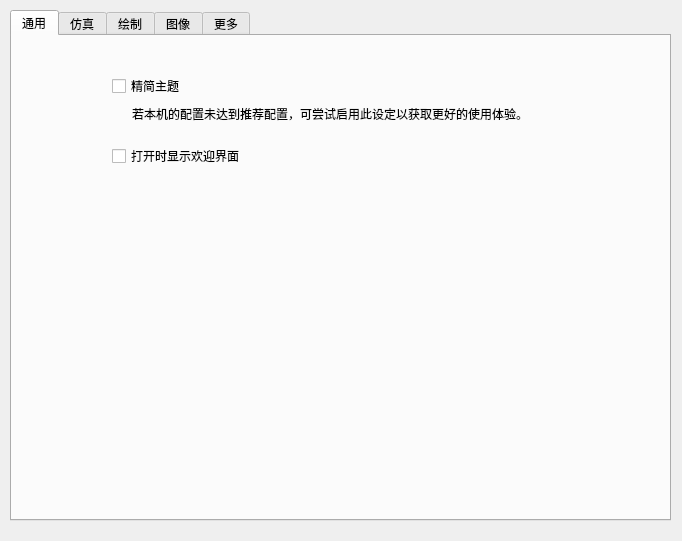
<?xml version="1.0" encoding="UTF-8"?>
<ui version="4.0">
 <class>STPreferences</class>
 <widget class="QMainWindow" name="STPreferences">
  <property name="geometry">
   <rect>
    <x>0</x>
    <y>0</y>
    <width>682</width>
    <height>541</height>
   </rect>
  </property>
  <property name="windowTitle">
   <string>偏好设置</string>
  </property>
  <widget class="QWidget" name="centralwidget">
   <widget class="QTabWidget" name="tabWidget">
    <property name="geometry">
     <rect>
      <x>10</x>
      <y>10</y>
      <width>661</width>
      <height>511</height>
     </rect>
    </property>
    <property name="currentIndex">
     <number>0</number>
    </property>
    <widget class="QWidget" name="widget">
     <attribute name="title">
      <string>通用</string>
     </attribute>
     <widget class="QCheckBox" name="checkBox">
      <property name="geometry">
       <rect>
        <x>100</x>
        <y>40</y>
        <width>471</width>
        <height>20</height>
       </rect>
      </property>
      <property name="text">
       <string>精简主题</string>
      </property>
     </widget>
     <widget class="QLabel" name="label_2">
      <property name="geometry">
       <rect>
        <x>120</x>
        <y>70</y>
        <width>441</width>
        <height>16</height>
       </rect>
      </property>
      <property name="text">
       <string>若本机的配置未达到推荐配置，可尝试启用此设定以获取更好的使用体验。</string>
      </property>
     </widget>
     <widget class="QCheckBox" name="checkBox_2">
      <property name="geometry">
       <rect>
        <x>100</x>
        <y>110</y>
        <width>471</width>
        <height>20</height>
       </rect>
      </property>
      <property name="text">
       <string>打开时显示欢迎界面</string>
      </property>
     </widget>
    </widget>
    <widget class="QWidget" name="widget">
     <attribute name="title">
      <string>仿真</string>
     </attribute>
    </widget>
    <widget class="QWidget" name="widget">
     <attribute name="title">
      <string>绘制</string>
     </attribute>
    </widget>
    <widget class="QWidget" name="widget">
     <attribute name="title">
      <string>图像</string>
     </attribute>
     <widget class="QLabel" name="label">
      <property name="geometry">
       <rect>
        <x>120</x>
        <y>30</y>
        <width>111</width>
        <height>21</height>
       </rect>
      </property>
      <property name="text">
       <string>图像绘制：</string>
      </property>
     </widget>
     <widget class="QCheckBox" name="boolGraphicHardware">
      <property name="geometry">
       <rect>
        <x>250</x>
        <y>30</y>
        <width>281</width>
        <height>20</height>
       </rect>
      </property>
      <property name="text">
       <string>3D 硬件加速</string>
      </property>
      <property name="checked">
       <bool>true</bool>
      </property>
     </widget>
     <widget class="QCheckBox" name="boolGraphicAA">
      <property name="geometry">
       <rect>
        <x>250</x>
        <y>60</y>
        <width>281</width>
        <height>20</height>
       </rect>
      </property>
      <property name="text">
       <string>抗锯齿</string>
      </property>
      <property name="checked">
       <bool>true</bool>
      </property>
     </widget>
     <widget class="QCheckBox" name="boolGraphicAnimation">
      <property name="geometry">
       <rect>
        <x>250</x>
        <y>90</y>
        <width>281</width>
        <height>20</height>
       </rect>
      </property>
      <property name="text">
       <string>动画效果</string>
      </property>
      <property name="checked">
       <bool>true</bool>
      </property>
     </widget>
    </widget>
    <widget class="QWidget" name="widget">
     <attribute name="title">
      <string>更多</string>
     </attribute>
    </widget>
   </widget>
  </widget>
 </widget>
 <resources/>
 <connections/>
</ui>
